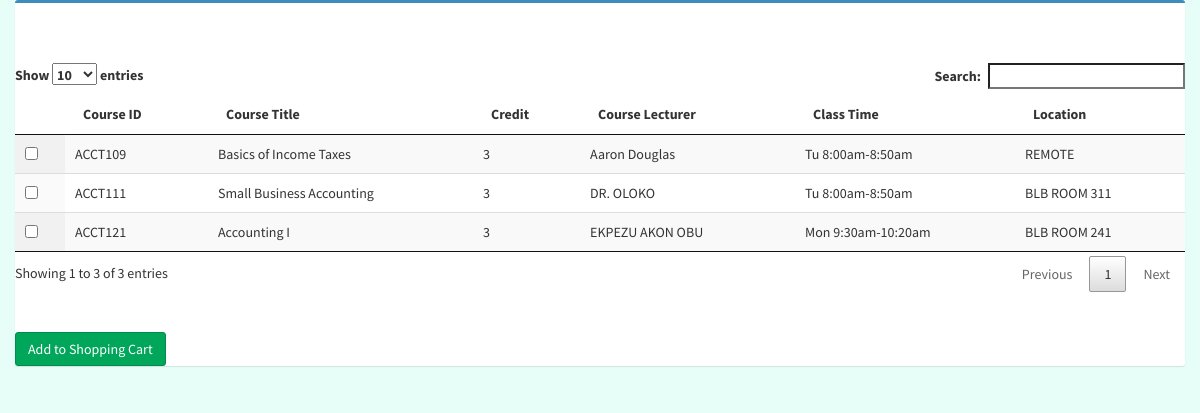
Page /student/dept/student-registerCourse-acct.php (signed in) on the committed database.
### tables this page shows
CREATE TABLE `courses` (
  `course_id` varchar(11) NOT NULL,
  `title` varchar(255) NOT NULL,
  `unit` varchar(11) NOT NULL,
  `class_level` int(3) NOT NULL,
  `department` varchar(255) NOT NULL,
  `course_lecturer` varchar(255) NOT NULL,
  `semester` varchar(45) NOT NULL,
  `time` varchar(255) NOT NULL,
  `location` varchar(255) NOT NULL
);

### student/dept/student-registerCourse-acct.php (the view, shortened to what this page needs)
<?php
include '../../config.php';
$id = $_SESSION["euid"];
$csql = "SELECT c.course_id as id, c.title as coursename, c.unit as unit, c.course_lecturer as lecturer, c.location as location, c.semester as semester, c.time as classTime FROM courses c, department d WHERE c.course_id NOT IN ( SELECT course_id FROM cart WHERE sid='$id' ) AND c.course_id NOT IN ( SELECT course_id FROM course_registered WHERE sid='$id') AND d.dept_name='ACCOUNTING' AND c.department = d.dept_id AND c.semester = 'FALL'";
$cresult = mysqli_query($db, $csql);
?>
<!DOCTYPE html>
<html lang="en">
<head>
    <link rel="stylesheet" href="../../css/bootstrap.min.css">
    <link rel="stylesheet" href="../../css/studentHome.css">
    <link rel="stylesheet" href="../../css/adminLTE.css">
    <link rel="stylesheet" href="../../css/jquery.dataTables.min.css">
    <link rel="stylesheet" href="../../css/select.dataTables.min.css">
    <link type="text/css" href="../../css/dataTables.checkboxes.css" rel="stylesheet" />
</head>
  <body id="#home">
    <?php
      if(mysqli_num_rows($cresult) > 0)
      {
    ?>
        <div class="container-fluid">
          <div class="box box-primary">
          <br>
          <br>
          <br>
          <table id='theTable' class="display" style='width:100%;'>
          <thead>
			      <tr>
              <th></th>
				      <th class='col-6'>Course ID</th>
				      <th class='col-6'>Course Title</th>
				      <th class='col-6'>Credit</th>
              <th class='col-6'>Course Lecturer</th>
              <th class='col-6'>Class Time</th>
              <th class='col-6'>Location</th>
            </tr>
          </thead>
            <?php
              while($crow = mysqli_fetch_array($cresult))
              {
            ?>
                <tr id="<?php echo $crow["id"]; ?>]">
                    <td><input type="checkbox" name="course_id[]" class="addcourse" value="<?php echo $crow["id"];?>"/></td>
                    <td><?php echo $crow["id"];?></td>
                    <td><?php echo $crow["coursename"];?></td>
                    <td><?php echo $crow["unit"];?></td>
                    <td><?php echo $crow["lecturer"];?></td>
                    <td><?php echo $crow["classTime"];?></td>
                    <td><?php echo $crow["location"];?></td>
                </tr>
            <?php
              }
            ?>
          </table>
          <br>
		      <br>
		      <button type="button" class="btn btn-success" name="btn_add" id="btn_add">Add to Shopping Cart</button>
      </div>
    </div>
    <?php
      }
    ?>
  </body>
</html>

### css/studentHome.css (style rules this page uses)
body { font-family: 'Nunito', sans-serif; background-color: rgb(230, 253, 248); }

### rows in the picture
courses: course_id "ACCT109", title "Basics of Income Taxes", unit "3", course_lecturer "Aaron Douglas", time "Tu 8:00am-8:50am", location "REMOTE"
courses: course_id "ACCT111", title "Small Business Accounting", unit "3", course_lecturer "DR. OLOKO", time "Tu 8:00am-8:50am", location "BLB ROOM 311"
courses: course_id "ACCT121", title "Accounting I", unit "3", course_lecturer "EKPEZU AKON OBU", time "Mon 9:30am-10:20am", location "BLB ROOM 241"
